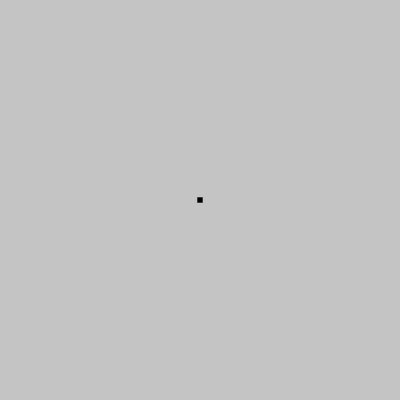
Frame 1 (no input)
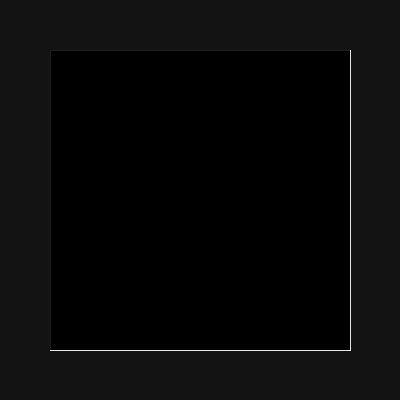
Frame 60 (the mouse pressed at the canvas centre just before this capture)
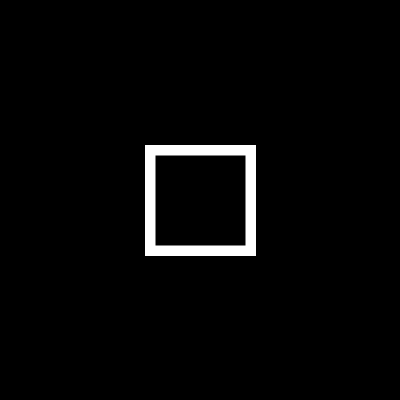
Frame 120 (the mouse held since frame 60 and released just before this capture)

The Processing sketch that drew these frames (run headless with seeded random() and noise(); from frame 60 on, the mouse is pressed at the canvas centre):

// Processing sketch: processing_67384
// ── processing_67384.pde

int eco = 50;
float[] x = new float[eco];
float[] y = new float[eco];
float[] ex = new float[eco];


void setup(){
  size(400,400);
  rectMode(CENTER);
  for(int i = 0;i<eco;i++){
  x[i]=0.0; 
  y[i]=0.0;
  ex[i]=0; 
 }
  smooth();
}
void draw(){
  
  fill(0,10);
  rect(200,200,420,420);
  stroke(255);
  strokeWeight(mouseX/20);
  fill(0);
  for(int i = 0;i<eco;i=i+3){
    ex[i] = ex[i] +5;
 if(mousePressed){
   ex[i] = ex[i] +20;
 }
 rect(x[i]+200,y[i]+200,ex[i],ex[i]); 
if( ex[i]> 400){
 ex[i] = 0; 
  
}
 
  }
}
